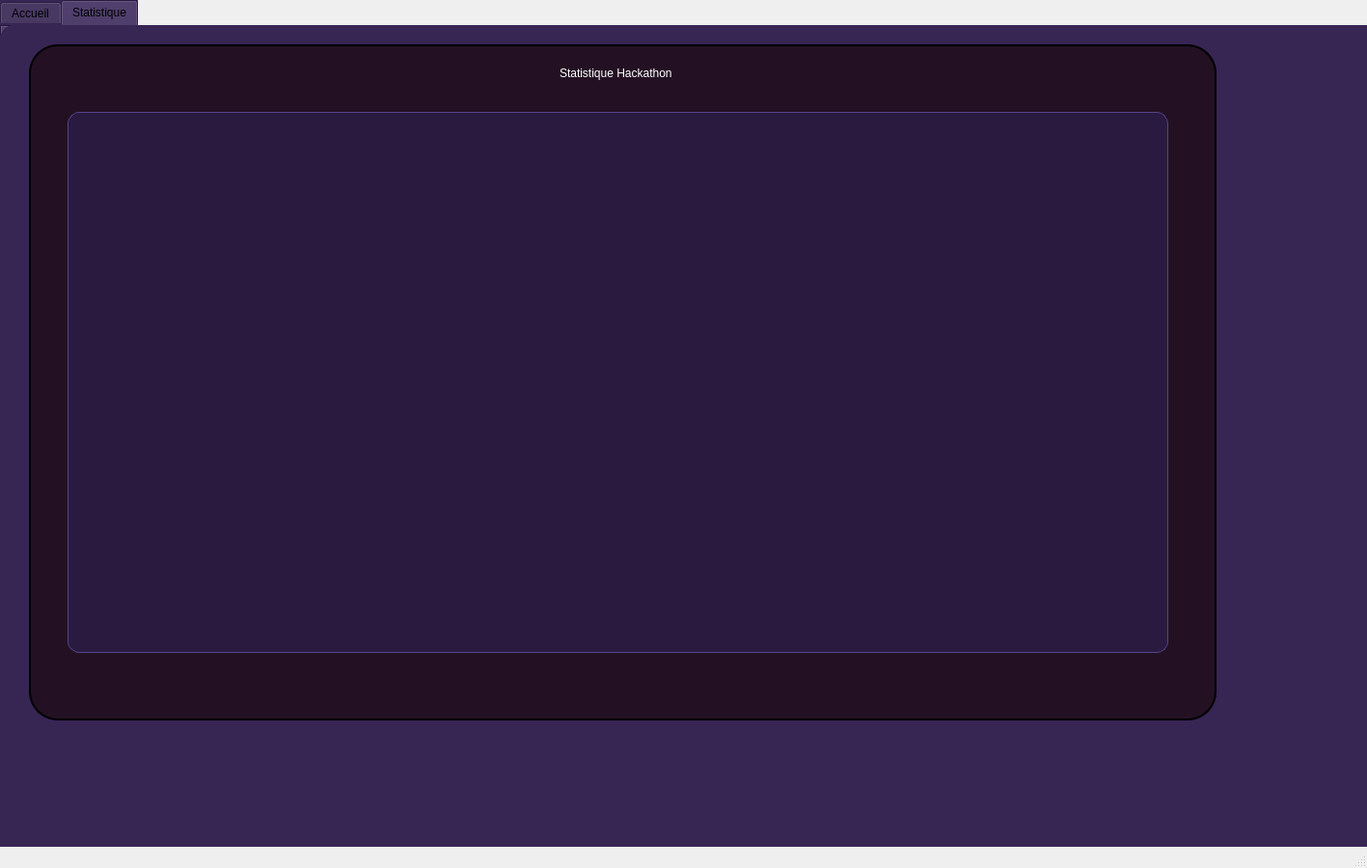
<?xml version="1.0" encoding="UTF-8"?>
<ui version="4.0">
 <class>MainWindow</class>
 <widget class="QMainWindow" name="MainWindow">
  <property name="geometry">
   <rect>
    <x>0</x>
    <y>0</y>
    <width>1417</width>
    <height>900</height>
   </rect>
  </property>
  <property name="windowTitle">
   <string>MainWindow</string>
  </property>
  <widget class="QWidget" name="centralwidget">
   <widget class="QTabWidget" name="tabWidget">
    <property name="geometry">
     <rect>
      <x>0</x>
      <y>0</y>
      <width>1681</width>
      <height>961</height>
     </rect>
    </property>
    <property name="styleSheet">
     <string notr="true">background-color: #372554;
    border-radius: 15px;</string>
    </property>
    <property name="currentIndex">
     <number>1</number>
    </property>
    <widget class="QWidget" name="tab_7">
     <attribute name="title">
      <string>Accueil</string>
     </attribute>
     <widget class="QGroupBox" name="groupBox_14">
      <property name="geometry">
       <rect>
        <x>120</x>
        <y>30</y>
        <width>1211</width>
        <height>711</height>
       </rect>
      </property>
      <property name="styleSheet">
       <string notr="true">QGroupBox {          /* soft pink background */
    background-color: #231123;
    border: 2px solid black; /* purple border */
    border-radius: 30px;                /* rounded shape */
    margin-top: 10px;
    padding: 10px;
}

QGroupBox::title {
    subcontrol-origin: margin;
    subcontrol-position: top left;
    padding: 2px 10px;
    color: #bd22ff;                     /* purple title text */
    font-weight: bold;
}
</string>
      </property>
      <property name="title">
       <string/>
      </property>
      <widget class="QGroupBox" name="groupBox_15">
       <property name="geometry">
        <rect>
         <x>350</x>
         <y>50</y>
         <width>821</width>
         <height>621</height>
        </rect>
       </property>
       <property name="styleSheet">
        <string notr="true">QGroupBox {
    background-color:#372554;          /* soft pink background */
    border: 2px solid black; /* purple border */
    border-radius: 30px;                /* rounded shape */
    margin-top: 10px;
    padding: 10px;
}

QGroupBox::title {
    subcontrol-origin: margin;
    subcontrol-position: top left;
    padding: 2px 10px;
    color: #bd22ff;                     /* purple title text */
    font-weight: bold;
}
</string>
       </property>
       <property name="title">
        <string/>
       </property>
       <widget class="QLineEdit" name="lineEdit_13">
        <property name="geometry">
         <rect>
          <x>30</x>
          <y>80</y>
          <width>161</width>
          <height>26</height>
         </rect>
        </property>
        <property name="styleSheet">
         <string notr="true">QLineEdit {
    background-color: white;   /* background same as button */
    color: black;                /* text color */
    border: 2px solid black;     /* black border */
    border-radius: 6px;
    padding: 4px 8px;
    font : inter;
}
</string>
        </property>
        <property name="placeholderText">
         <string>chercherun Hackathon</string>
        </property>
       </widget>
       <widget class="QPushButton" name="pushButton_24">
        <property name="geometry">
         <rect>
          <x>200</x>
          <y>80</y>
          <width>31</width>
          <height>29</height>
         </rect>
        </property>
        <property name="styleSheet">
         <string notr="true">QPushButton {
    background-color: #7C9EB2;
    color: #231123;
    border: none;
    border-radius: 8px;
    padding: 6px 14px;
    font-size: 13px;
    font-weight: 600;
}
QPushButton:hover {
    background-color: #9DBBCB;
}
QPushButton:pressed {
    background-color: #5F8296;
}</string>
        </property>
        <property name="text">
         <string/>
        </property>
        <property name="icon">
         <iconset theme="QIcon::ThemeIcon::EditFind"/>
        </property>
       </widget>
       <widget class="QPushButton" name="pushButton_25">
        <property name="geometry">
         <rect>
          <x>670</x>
          <y>50</y>
          <width>111</width>
          <height>51</height>
         </rect>
        </property>
        <property name="styleSheet">
         <string notr="true">QPushButton {
    background-color: #7C9EB2;
    color: #231123;
    border: none;
    border-radius: 8px;
    padding: 6px 14px;
    font-size: 13px;
    font-weight: 600;
}
QPushButton:hover {
    background-color: #9DBBCB;
}
QPushButton:pressed {
    background-color: #5F8296;
}</string>
        </property>
        <property name="text">
         <string/>
        </property>
        <property name="icon">
         <iconset theme="QIcon::ThemeIcon::EditRedo"/>
        </property>
       </widget>
       <widget class="QComboBox" name="comboBox_3">
        <property name="geometry">
         <rect>
          <x>510</x>
          <y>50</y>
          <width>91</width>
          <height>26</height>
         </rect>
        </property>
        <property name="styleSheet">
         <string notr="true">QComboBox {
    background-color: white;   /* background same as button */
    color: black;                /* text color */
    border: 2px solid black;     /* black border */
    border-radius: 6px;
    padding: 4px 8px;
}

/* Dropdown list */
QComboBox QAbstractItemView {
    background-color: white;          /* dropdown background */
    selection-background-color: #55aaff;
    selection-color: black;
    border: 1px solid black;
}
</string>
        </property>
        <item>
         <property name="text">
          <string>nom</string>
         </property>
        </item>
        <item>
         <property name="text">
          <string/>
         </property>
        </item>
       </widget>
       <widget class="QPushButton" name="ajouter_3">
        <property name="geometry">
         <rect>
          <x>510</x>
          <y>540</y>
          <width>161</width>
          <height>51</height>
         </rect>
        </property>
        <property name="styleSheet">
         <string notr="true">QPushButton {
    background-color: #7C9EB2;
    color: white;
    border: none;
    border-radius: 8px;
    padding: 6px 14px;
    font-size: 13px;
    font-weight: 600;
    font : inter;
}
QPushButton:hover {
    background-color: #9DBBCB;
}
QPushButton:pressed {
    background-color: #5F8296;
}</string>
        </property>
        <property name="text">
         <string>Ajouter</string>
        </property>
        <property name="icon">
         <iconset theme="QIcon::ThemeIcon::ListAdd"/>
        </property>
       </widget>
       <widget class="QLabel" name="label_3">
        <property name="geometry">
         <rect>
          <x>440</x>
          <y>50</y>
          <width>63</width>
          <height>20</height>
         </rect>
        </property>
        <property name="styleSheet">
         <string notr="true">background-color: #7C9EB2;
color : white</string>
        </property>
        <property name="text">
         <string>Trier Par</string>
        </property>
       </widget>
       <widget class="QPushButton" name="afficher_3">
        <property name="geometry">
         <rect>
          <x>310</x>
          <y>540</y>
          <width>161</width>
          <height>51</height>
         </rect>
        </property>
        <property name="styleSheet">
         <string notr="true">QPushButton {
    background-color: #7C9EB2;
    color: white;
    border: none;
    border-radius: 8px;
    padding: 6px 14px;
    font-size: 13px;
    font-weight: 600;
    font : inter;
}
QPushButton:hover {
    background-color: #9DBBCB;
}
QPushButton:pressed {
    background-color: #5F8296;
}</string>
        </property>
        <property name="text">
         <string>Consulter</string>
        </property>
       </widget>
       <widget class="QPushButton" name="pushButton_23">
        <property name="geometry">
         <rect>
          <x>40</x>
          <y>470</y>
          <width>131</width>
          <height>31</height>
         </rect>
        </property>
        <property name="styleSheet">
         <string notr="true">QPushButton {
    background-color: #7C9EB2;
    color: white;
    border: none;
    border-radius: 8px;
    padding: 6px 14px;
    font-size: 13px;
    font-weight: 600;
    font : inter;
}
QPushButton:hover {
    background-color: #9DBBCB;
}
QPushButton:pressed {
    background-color: #5F8296;
}</string>
        </property>
        <property name="text">
         <string>statistique</string>
        </property>
       </widget>
       <widget class="QPushButton" name="pushButton_22">
        <property name="geometry">
         <rect>
          <x>40</x>
          <y>530</y>
          <width>141</width>
          <height>29</height>
         </rect>
        </property>
        <property name="styleSheet">
         <string notr="true">QPushButton {
    background-color: #7C9EB2;
    color: white;
    border: none;
    border-radius: 8px;
    padding: 6px 14px;
    font-size: 13px;
    font-weight: 600;
    font : inter;
}
QPushButton:hover {
    background-color: #9DBBCB;
}
QPushButton:pressed {
    background-color: #5F8296;
}</string>
        </property>
        <property name="text">
         <string>Exporter_En_PDF</string>
        </property>
       </widget>
       <widget class="QPushButton" name="supprimer_3">
        <property name="geometry">
         <rect>
          <x>510</x>
          <y>460</y>
          <width>161</width>
          <height>51</height>
         </rect>
        </property>
        <property name="styleSheet">
         <string notr="true">QPushButton {
    background-color: #7C9EB2;
    color: white;
    border: none;
    border-radius: 8px;
    padding: 6px 14px;
    font-size: 13px;
    font-weight: 600;
    font : inter;
}
QPushButton:hover {
    background-color: #9DBBCB;
}
QPushButton:pressed {
    background-color: #5F8296;
}</string>
        </property>
        <property name="text">
         <string>Supprimer</string>
        </property>
        <property name="icon">
         <iconset theme="QIcon::ThemeIcon::EditDelete"/>
        </property>
        <property name="checkable">
         <bool>false</bool>
        </property>
        <property name="autoRepeatDelay">
         <number>299</number>
        </property>
       </widget>
       <widget class="QPushButton" name="modifier_3">
        <property name="geometry">
         <rect>
          <x>310</x>
          <y>460</y>
          <width>161</width>
          <height>51</height>
         </rect>
        </property>
        <property name="styleSheet">
         <string notr="true">QPushButton {
    background-color: #7C9EB2;
    color: white;
    border: none;
    border-radius: 8px;
    padding: 6px 14px;
    font-size: 13px;
    font-weight: 600;
    font : inter;
}
QPushButton:hover {
    background-color: #9DBBCB;
}
QPushButton:pressed {
    background-color: #5F8296;
}</string>
        </property>
        <property name="text">
         <string>Modifier</string>
        </property>
        <property name="icon">
         <iconset theme="QIcon::ThemeIcon::DocumentProperties"/>
        </property>
       </widget>
       <widget class="QTableWidget" name="tableWidget">
        <property name="geometry">
         <rect>
          <x>50</x>
          <y>130</y>
          <width>721</width>
          <height>301</height>
         </rect>
        </property>
        <property name="styleSheet">
         <string notr="true">QTableWidget {
    background-color: #2B1A40;
    alternate-background-color: #33224E;
    border: 1px solid #52468A;
    border-radius: 12px;
    gridline-color: #3E2F63;
    color: #FFFFFF;
    font-family: &quot;Inter&quot;;
    font-size: 13px;
    selection-background-color: #7C9EB2;
    selection-color: #1B1026;
    outline: none;
}

QTableWidget::item {
    padding: 4px 2px;
    border: none;
}

QTableWidget::item:hover {
    background-color: #3C2B5E;
}

QTableWidget::item:selected {
    background-color: #7C9EB2;
    color: #1B1026;
}

QHeaderView::section {
    background-color: #413B6B;
    color: #FFFFFF;
    font-family: &quot;Inter&quot;;
    font-size: 11px;
    font-weight: 600;
    padding: 8px 4px;
    border: none;
    border-right: 1px solid #372554;
}

QHeaderView::section:last {
    border-right: none;
}

QScrollBar:vertical {
    background: transparent;
    width: 8px;
    margin: 6px 2px 6px 0px;
}

QScrollBar::handle:vertical {
    background: #52468A;
    border-radius: 3px;
}</string>
        </property>
       </widget>
      </widget>
      <widget class="QGroupBox" name="groupBox_12">
       <property name="geometry">
        <rect>
         <x>30</x>
         <y>70</y>
         <width>301</width>
         <height>591</height>
        </rect>
       </property>
       <property name="styleSheet">
        <string notr="true">QGroupBox {
    background-color:#372554;;           /* soft pink background */
    border: 2px solid black; /* purple border */
    border-radius: 30px;                /* rounded shape */
    margin-top: 10px;
    padding: 10px;
}

QGroupBox::title {
    subcontrol-origin: margin;
    subcontrol-position: top left;
    padding: 2px 10px;
    color: white;                     /* purple title text */
    font-weight: bold;
}
</string>
       </property>
       <property name="title">
        <string> Ajouter Un Hackathon</string>
       </property>
       <widget class="QPushButton" name="pushButton_10">
        <property name="geometry">
         <rect>
          <x>180</x>
          <y>540</y>
          <width>93</width>
          <height>29</height>
         </rect>
        </property>
        <property name="styleSheet">
         <string notr="true">QPushButton {
    background-color: #7C9EB2;
    color: white;
    border: none;
    border-radius: 8px;
    padding: 6px 14px;
    font-size: 13px;
    font-weight: 600;
    font : inter;
}
QPushButton:hover {
    background-color: #9DBBCB;
}
QPushButton:pressed {
    background-color: #5F8296;
}</string>
        </property>
        <property name="text">
         <string>ajouter </string>
        </property>
        <property name="icon">
         <iconset theme="QIcon::ThemeIcon::ListAdd"/>
        </property>
       </widget>
       <widget class="QPushButton" name="pushButton_11">
        <property name="geometry">
         <rect>
          <x>20</x>
          <y>540</y>
          <width>93</width>
          <height>31</height>
         </rect>
        </property>
        <property name="styleSheet">
         <string notr="true">QPushButton {
    background-color: #7C9EB2;
    color: white;
    border: none;
    border-radius: 8px;
    padding: 6px 14px;
    font-size: 13px;
    font-weight: 600;
    font : inter;
}
QPushButton:hover {
    background-color: #9DBBCB;
}
QPushButton:pressed {
    background-color: #5F8296;
}</string>
        </property>
        <property name="text">
         <string>annuler</string>
        </property>
        <property name="icon">
         <iconset theme="QIcon::ThemeIcon::ApplicationExit"/>
        </property>
       </widget>
       <widget class="QGroupBox" name="groupBox_13">
        <property name="geometry">
         <rect>
          <x>40</x>
          <y>40</y>
          <width>221</width>
          <height>481</height>
         </rect>
        </property>
        <property name="styleSheet">
         <string notr="true">/* Style for the first QGroupBox (the one with the list) */
QGroupBox#groupBox_lista {
    background-color: #ffe5f4;            /* soft pink background */
    border: 2px solid rgb(202, 128, 255); /* purple border */
    border-radius: 30px;
    margin-top: 10px;
    padding: 10px;
}

QGroupBox#groupBox_lista::title {
    subcontrol-origin: margin;
    subcontrol-position: top left;
    padding: 2px 10px;
    color: #bd22ff;                       /* purple title text */
    font-weight: bold;
}

/* Style for the second QGroupBox (the one that groups the two) */
QGroupBox#groupBox_zouz {
    background-color: #ffe5f4;
    border: 2px solid #bd22ff;
    border-radius: 30px;
    margin-top: 10px;
    padding: 10px;
}

QGroupBox#groupBox_zouz::title {
    subcontrol-origin: margin;
    subcontrol-position: top left;
    padding: 2px 10px;
    color: #bd22ff;
    font-weight: bold;
}
</string>
        </property>
        <property name="title">
         <string/>
        </property>
        <widget class="QComboBox" name="type_3">
         <property name="geometry">
          <rect>
           <x>30</x>
           <y>280</y>
           <width>161</width>
           <height>26</height>
          </rect>
         </property>
         <property name="styleSheet">
          <string notr="true">QComboBox {
   background-color: #7C9EB2;   /* background same as button */
    color: white;                /* text color */
    border: 2px solid black;     /* black border */
    border-radius: 6px;
    padding: 4px 8px;
    font : inter;
}

/* Dropdown list */
QComboBox QAbstractItemView {
    background-color: white;          /* dropdown background */
    selection-background-color: #55aaff;
    selection-color: black;
    border: 1px solid black;
}
</string>
         </property>
         <item>
          <property name="text">
           <string>Type</string>
          </property>
         </item>
        </widget>
        <widget class="QDateEdit" name="debut_3">
         <property name="geometry">
          <rect>
           <x>30</x>
           <y>350</y>
           <width>161</width>
           <height>26</height>
          </rect>
         </property>
         <property name="styleSheet">
          <string notr="true">color: rgb(255, 255, 255);
border-color: rgb(0, 0, 0);
background-color: rgb(124, 158, 178);</string>
         </property>
        </widget>
        <widget class="QDateEdit" name="fin_3">
         <property name="geometry">
          <rect>
           <x>30</x>
           <y>420</y>
           <width>161</width>
           <height>26</height>
          </rect>
         </property>
         <property name="styleSheet">
          <string notr="true">color: rgb(255, 255, 255);
background-color: rgb(124, 158, 178);</string>
         </property>
        </widget>
        <widget class="QLineEdit" name="domaine_3">
         <property name="geometry">
          <rect>
           <x>30</x>
           <y>200</y>
           <width>161</width>
           <height>26</height>
          </rect>
         </property>
         <property name="styleSheet">
          <string notr="true">QLineEdit {
   background-color: #7C9EB2;  /* background same as button */
    color: white;                /* text color */
    border: 2px solid black;    /* black border */
    border-radius: 6px;
    padding: 4px 8px;
    font : inter;
}
</string>
         </property>
         <property name="placeholderText">
          <string>Location</string>
         </property>
        </widget>
        <widget class="QLineEdit" name="nom_3">
         <property name="geometry">
          <rect>
           <x>30</x>
           <y>130</y>
           <width>161</width>
           <height>26</height>
          </rect>
         </property>
         <property name="styleSheet">
          <string notr="true">QLineEdit {
    background-color: #7C9EB2;   /* background same as button */
    color: white;                /* text color */
    border: 2px solid black;     /* black border */
    border-radius: 6px;
    padding: 4px 8px;
}
</string>
         </property>
         <property name="placeholderText">
          <string>Nom</string>
         </property>
        </widget>
        <widget class="QLineEdit" name="ids_3">
         <property name="geometry">
          <rect>
           <x>30</x>
           <y>40</y>
           <width>161</width>
           <height>26</height>
          </rect>
         </property>
         <property name="styleSheet">
          <string notr="true">QLineEdit {
    background-color: #7C9EB2;   /* background same as button */
   color: WHITE;                /* text color */
    border: 2px solid black;     /* black border */
    border-radius: 6px;
    padding: 4px 8px;
    font : inter;
}
</string>
         </property>
         <property name="placeholderText">
          <string>ID_Hackathon</string>
         </property>
        </widget>
        <zorder>type_3</zorder>
        <zorder>domaine_3</zorder>
        <zorder>nom_3</zorder>
        <zorder>ids_3</zorder>
        <zorder>debut_3</zorder>
        <zorder>fin_3</zorder>
       </widget>
      </widget>
     </widget>
    </widget>
    <widget class="QWidget" name="tab_8">
     <attribute name="title">
      <string>Statistique</string>
     </attribute>
     <widget class="QGroupBox" name="groupBox_16">
      <property name="geometry">
       <rect>
        <x>30</x>
        <y>10</y>
        <width>1231</width>
        <height>711</height>
       </rect>
      </property>
      <property name="styleSheet">
       <string notr="true">QGroupBox {
    background-color: #231123;       /* soft pink background */
    border: 2px solid black; /* purple border */
    border-radius: 30px;                /* rounded shape */
    margin-top: 10px;
    padding: 10px;
}

QGroupBox::title {
    subcontrol-origin: margin;
    subcontrol-position: top left;
    padding: 2px 10px;
    color: #bd22ff;                     /* purple title text */
    font-weight: bold;
}
</string>
      </property>
      <property name="title">
       <string/>
      </property>
      <widget class="QLabel" name="label">
       <property name="geometry">
        <rect>
         <x>550</x>
         <y>30</y>
         <width>361</width>
         <height>20</height>
        </rect>
       </property>
       <property name="styleSheet">
        <string notr="true">    background-color: #231123;
color: rgb(255, 255, 255);</string>
       </property>
       <property name="text">
        <string>Statistique Hackathon</string>
       </property>
      </widget>
      <widget class="QTableWidget" name="tableWidget_2">
       <property name="geometry">
        <rect>
         <x>40</x>
         <y>80</y>
         <width>1141</width>
         <height>561</height>
        </rect>
       </property>
       <property name="styleSheet">
        <string notr="true">QTableWidget {
    background-color: #2B1A40;
    alternate-background-color: #33224E;
    border: 1px solid #52468A;
    border-radius: 12px;
    gridline-color: #3E2F63;
    color: #FFFFFF;
    font-family: &quot;Inter&quot;;
    font-size: 13px;
    selection-background-color: #7C9EB2;
    selection-color: #1B1026;
    outline: none;
}

QTableWidget::item {
    padding: 4px 2px;
    border: none;
}

QTableWidget::item:hover {
    background-color: #3C2B5E;
}

QTableWidget::item:selected {
    background-color: #7C9EB2;
    color: #1B1026;
}

QHeaderView::section {
    background-color: #413B6B;
    color: #FFFFFF;
    font-family: &quot;Inter&quot;;
    font-size: 11px;
    font-weight: 600;
    padding: 8px 4px;
    border: none;
    border-right: 1px solid #372554;
}

QHeaderView::section:last {
    border-right: none;
}

QScrollBar:vertical {
    background: transparent;
    width: 8px;
    margin: 6px 2px 6px 0px;
}

QScrollBar::handle:vertical {
    background: #52468A;
    border-radius: 3px;
}</string>
       </property>
      </widget>
     </widget>
    </widget>
   </widget>
  </widget>
  <widget class="QStatusBar" name="statusbar"/>
 </widget>
 <resources/>
 <connections/>
</ui>
